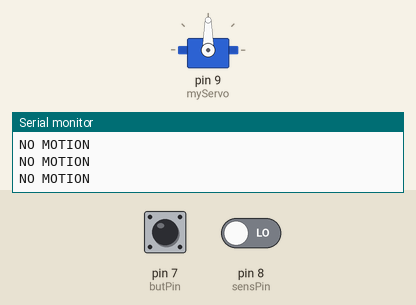
This sketch was run on a simulated Arduino Uno, built with avr-gcc and run on an emulated ATmega328P. Parts: servo, the last lines printed to the serial monitor. The inputs (shaded band) are chosen by the test bench; at power-on: pin 7 (butPin) LOW, pin 8 (sensPin) LOW.

Above: at 1.2 s.
1.3 s: pin 7 (butPin) pulled HIGH for 0.15 s
At 1.7 s:
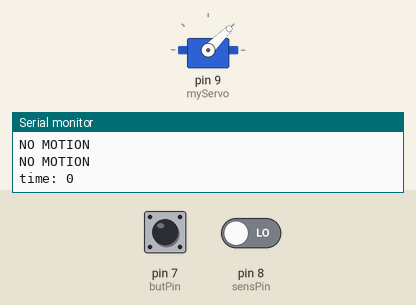
Timing chart, 0 to 10.4 s (numbered marks = the images above; inputs shaded):
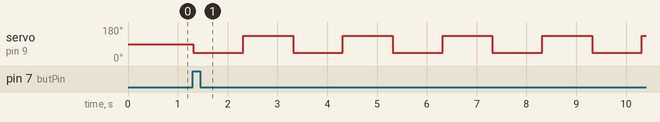

Measured:
- after the input at 1.3 s, servo on pin 9 (myServo): alternates 135° for 1.0 s and 45° for 1.0 s, starting at once

The sketch:

handwaving-bot.ino
```cpp
#include  <Servo.h>
Servo myServo;

int const butPin = 7;
int const sensPin = 8;
int angle1 = 45;
int angle2 = 135;

void setup() {
  pinMode(butPin, INPUT);
  pinMode(sensPin, INPUT);

  myServo.attach(9);

  Serial.begin(9600);
}

void loop() {
  if (digitalRead(butPin) == HIGH) {
    wave();
  }

  if (digitalRead(sensPin) == HIGH) {
    wave();
  }

  // if (digitalRead(butPin) == HIGH){
  //   Serial.println("1");
  // } else {
  //   Serial.println("0");
  // }


  if (digitalRead(sensPin) == HIGH){
    Serial.println("MOTION DETECTED");
  } else {
    Serial.println("NO MOTION");
  }
}

// wave for 2 seconds when wave is called
void wave(){
  int time = 0;

  while (time < 10000){
    Serial.print("time: ");
    Serial.println(time);
    myServo.write(angle1);
    // Serial.print("angle: ");
    // Serial.println(angle1);
    delay(1000);

    myServo.write(angle2);
    // Serial.print("angle: ");
    // Serial.println(angle2);
    delay(1000);

    time+=2000;
  }

}
```
